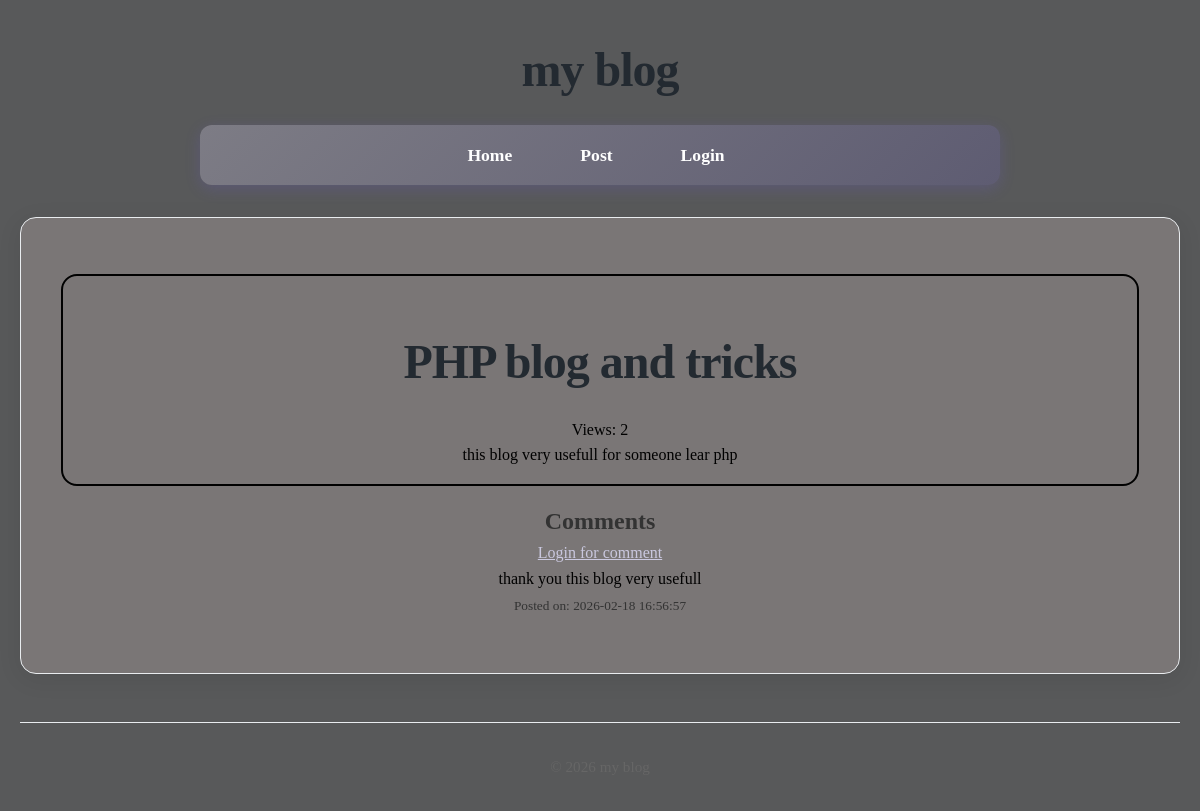
The page /post/2 on the database as committed earlier.
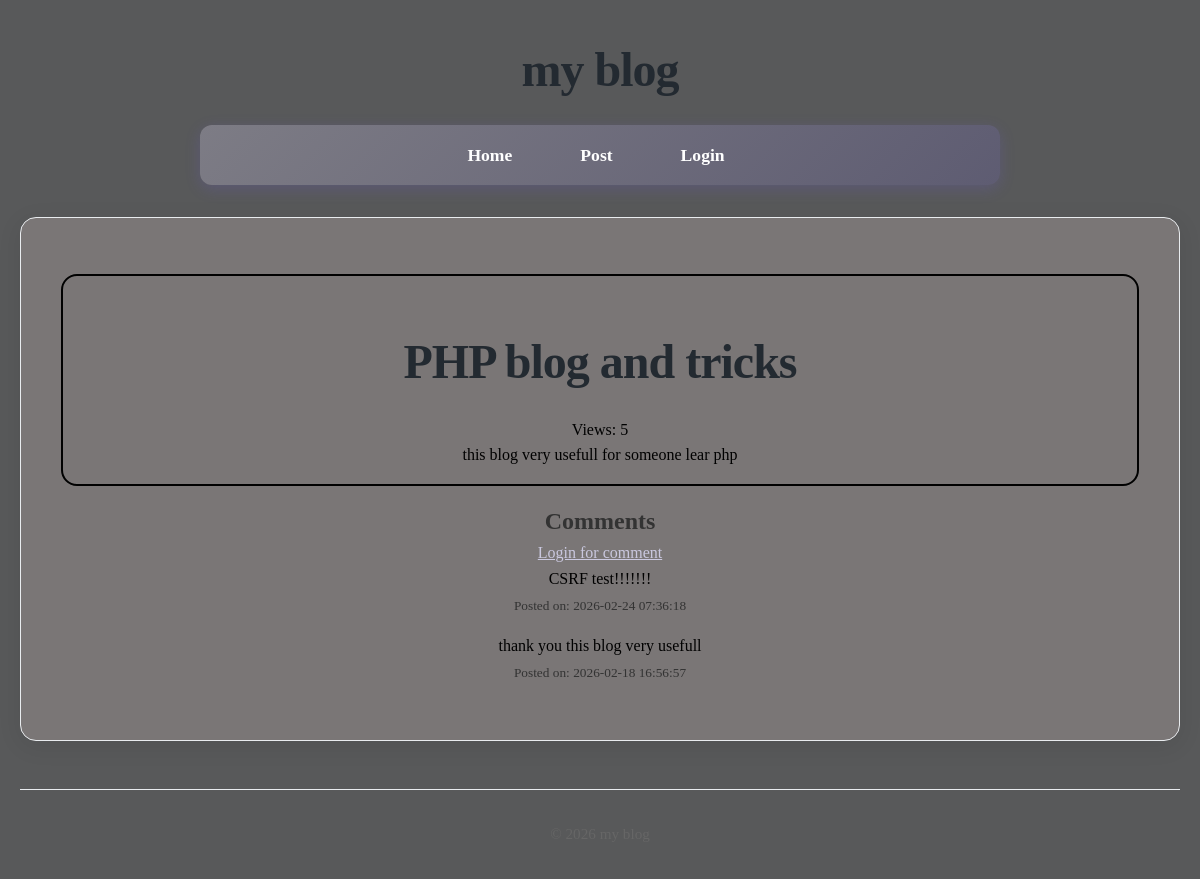
The same page on the database as committed later.
### tables this page shows
CREATE TABLE posts(
    id INTEGER PRIMARY KEY AUTOINCREMENT,
    title TEXT NOT NULL,
    content TEXT NOT NULL,
    views INTEGER DEFAULT 0,
    user_id INTEGER NOT NULL,
    created_at DATETIME DEFAULT CURRENT_TIMESTAMP,
    FOREIGN KEY (user_id) REFERENCES users (id)
);

CREATE TABLE comments(
    id INTEGER PRIMARY KEY AUTOINCREMENT,
    content TEXT NOT NULL,
    user_id INTEGER NOT NULL,
    post_id INTEGER NOT NULL,
    created_at DATETIME DEFAULT CURRENT_TIMESTAMP,
    FOREIGN KEY (user_id) REFERENCES users (id),
    FOREIGN KEY (post_id) REFERENCES posts (id)
);

### core/Router.php (called while the page is built, shortened)
<?php
class Router{
    protected array $routes = [];
    protected array $globalMiddleware = [];
    protected array $routeMiddleware = [];
    public function add(string $method ,string $uri ,string $controller , array $middlewares = []): void{
        $this->routes[] = [
            'method' => $method,
            'uri' => $uri,
            'controller' => $controller,
            'middlewares' => $middlewares
        ];
    }
    public function addGlobalMiddleware(string $middleware):void {
        $this->globalMiddleware[] = $middleware;
    }
    public function addRouteMiddleware(string $name,string $middleware):void {
        $this->routeMiddleware[$name] = $middleware;
    }
    public function dispatch(string $uri ,string $method){
        $route = $this->findRoute($uri , $method);
        $middlewares = [
            ...$this->globalMiddleware,
            ...array_map(fn($name)=>$this->routeMiddleware[$name],$route['middlewares'])
        ];
       return $this->runMiddleware(
        $middlewares,
        function () use ($route) {
            [$controller , $action] = explode('@' , $route['controller']);
            return $this->callAction($controller , $action , $route['params']);
        }
       );
    }
    protected function runMiddleware(array $middlewares , callable $target): mixed{
        $next = $target;
        foreach(array_reverse($middlewares) as $middleware){
            $next = function() use ($middleware , $next){
                error_log("Middle ware : running $middleware");
                return (new $middleware)->handle($next);
            };
        }
        return $next();
    }
    protected function findRoute(string $uri , string $method): ?array{
        foreach($this->routes as $route){
            $params = $this->matchRoute($route['uri'] , $uri);
            if($params !== null && $route['method'] === $method){
                return [...$route , 'params' => $params];
            }
        }
        return null;
    }
    protected function matchRoute(string $routeUri,string $requestUri): ?array{
        $routeSegments = explode('/', trim($routeUri,'/'));
        $requestSegments = explode('/', trim($requestUri,'/'));
        if(count($routeSegments) !== count($requestSegments)){
            return null;
        }
        $params = [];
        foreach($routeSegments as $index => $routeSegment){
            if(str_starts_with($routeSegment,'{') && str_ends_with($routeSegment,'}')){
                $params[trim($routeSegment,'{}')] = $requestSegments[$index];
            }elseif($routeSegment !== $requestSegments[$index]){
                return null;
            }
        }
        return $params;
    }
    protected function callAction(string $controller,string $action,array $params): string{
        return (new $controller)->$action(... $params);
    }
}

### app/Services/Auth.php (called while the page is built, shortened)
<?php
class Auth{
    protected static $user = null;
    public static function user(): ?User{
        if(static::$user === null){
            $userId = $_SESSION['user_id'] ?? null;
            static::$user =  $userId ? User::find($userId) : RememberMe::user();
        }
        return static::$user;
    }
}

### app/Services/RememberMe.php (called while the page is built, shortened)
<?php
class RememberMe{
    public static function user(): ?User{
        $tokenString = $_COOKIE[static::COOKIE_NAME] ?? null;
        if(!$tokenString){
            return null;
        }
        $token = RememberToken::findValid($tokenString);
        $user = User::find($token->user_id);
        return $user;
    }
}

### app/Services/CSRF.php (called while the page is built, shortened)
<?php
class CSRF {
    public static function verify(?string $token = null): bool{
        $method = $_SERVER['REQUEST_METHOD'];
        if(in_array($method, ['GET','HEAD','OPTIONS'])){
            return true;
        }
        return false;
    }
}

### core/App.php (called while the page is built, shortened)
<?php
class App{
    protected static $container = [];
    public static function bind(string $key, mixed $value): void{
        static::$container[$key] = $value;
    }
    public static function get(string $key): mixed{
        return static::$container[$key];
    }
}

### core/Model.php (called while the page is built, shortened)
<?php
abstract class Model{
    protected static string $table;
    public static function find(mixed $id): ?static
{
    $db = App::get('database');
    $result = $db->fetch(
        "SELECT * FROM " . static::$table . " WHERE id = ?",
        [$id],
        static::class
    );
    return $result;
}
}

### core/DataBase.php (called while the page is built, shortened)
<?php
class DataBase{
    protected $pdo;
    public function __construct(array $config){
        try {
            $dsn = $this->createDsn($config);
            $username = $config['username'] ?? null;
            $password = $config['password'] ?? null;
            $options = $config['options'] ?? null;
            $this->pdo = new PDO($dsn , $username , $password , $options);
            $this->pdo->setAttribute(PDO::ATTR_ERRMODE,PDO::ERRMODE_EXCEPTION);
        } catch (PDOException $e) {
            throw new Exception("Could not connect to the database:" . $e);
        }
    }
    protected function createDsn(array $config): string{
        $driver = $config['driver'];
        $dbname = $config['dbname'];
        return match ($driver) {
            'sqlite' => "sqlite:$dbname",
            default => throw new Exception("Unsupported database driver: $driver") ,
        };
    }
    public function query(string $sql, array $params = []): PDOStatement{
        $stmt = $this->pdo->prepare($sql);
        $stmt->execute($params);
        return $stmt;
    }
    public function fetchAll(string $sql,array $params = [], ?string $classname = null): array{
        $stmt = $this->query($sql,$params);
        return $classname ? $stmt->fetchAll(PDO::FETCH_CLASS , $classname) : $stmt->fetchAll(PDO::FETCH_ASSOC);
    }
    public function fetch(string $query, array $params = [], ?string $class = null)
{
    $stmt = $this->query($query, $params);
    if ($class) {
        $result = $stmt->fetchObject($class);
        return $result === false ? null : $result;
    }
    $result = $stmt->fetch(PDO::FETCH_ASSOC);
    return $result === false ? null : $result;
}
}

### app/Controllers/PostController.php (called while the page is built, shortened)
<?php
class PostController{
    public function show($id)
{
    $post = Post::find($id);
    $comments = Comment::forPost($id);
    return View::render(
        template: 'post/show',
        layout: 'layouts/main',
        data: [
            'post' => $post,
            'comments' => $comments,
            'user' => Auth::user()
        ]
    );
}
}

### app/Middlewares/CSRF.php (called while the page is built, shortened)
<?php
class CSRF implements MiddleWare{
    public function handle(callable $next){
      return $next();
    }
}

### app/Middlewares/View.php (called while the page is built, shortened)
<?php
class View implements MiddleWare{
    public function handle(callable $next){
      return $next();
    }
}

### app/Models/Comment.php (called while the page is built, shortened)
<?php
class Comment extends Model{
    public static function forPost($postId): array{
        $db = App::get('database');
        return $db->fetchAll(
            "SELECT * FROM comments WHERE post_id = ? ORDER BY created_at DESC ",
            [$postId],
            static::class
        );
    }
}

### core/View.php (called while the page is built, shortened)
<?php
class View{
    protected static $globals = [];
    public static function share(string $key , mixed $value): void{
        static::$globals[$key] = $value;
    }
    public static function render(string $template , array $data = [] , $layout = null): string{
        $data = [...static::$globals , ...$data];
        $content = static::renderTemplate($template, $data);
        return static::renderLayout($layout , $data, $content);
    }
    protected static function renderTemplate(string $template , array $data): string{
        extract($data);
        $path = dirname(__DIR__) . "/app/Views/$template.php";
        require $path;
        return ob_get_clean();
    }
     protected static function renderLayout(?string $template , array $data, string $content):string{
        extract([...$data , 'content' =>$content]);
        $path = dirname(__DIR__) . "/app/Views/$template.php";
        require $path;
        return ob_get_clean();
    }
}

### app/Views/post/show.php (the view)
<article class="article-blog">
    <h1 class="title-blog"><?= htmlspecialchars($post->title); ?></h1>
    <p class="view-blog">Views: <?= $post->views ?></p>
    <p class="content-blog">
        <?= nl2br(htmlspecialchars($post->content)) ?>
    </p>
</article>
<section>
    <h2 id="comments">Comments</h2>
    <?php if($user): ?>
        <form action="/post/<?= $post->id ?>/comment" method="POST" >
        <?= csrf_token() ?>
        <textarea name="content" rows="3" style="resize: none;"></textarea>
        <button type="submit">Send</button>
        </form>
    <?php else: ?>
    <p><a href="/login">Login for comment</a></p>
    <?php endif; ?>
    <?php foreach($comments as $comment): ?>
        <div class="div-comment">
            <p class="p-comment">
                <?= nl2br(htmlspecialchars($comment->content)) ?>
            </p>
            <small>Posted on: <?= $comment->created_at ?></small>
        </div>
    <?php endforeach; ?>
</section>

### public/index.php (shortened to what this page needs)
<?php
$router = new Router();
$uri = parse_url($_SERVER['REQUEST_URI'])['path'];
$method = $_SERVER['REQUEST_METHOD'];
echo $router->dispatch($uri,$method);

### app/Views/layouts/main.php (shortened to what this page needs)
<!DOCTYPE html>
<html lang="en">
<head>
    <link rel="stylesheet" href="/style/style-form.css" />
    <link rel="stylesheet" href="/style/style-main.css" />
</head>
<body>
    <h1>my blog</h1>
    <nav>
        <a href="/">Home</a>
        <a href="/../post">Post</a>
       <?php if($user): ?>
            <form action="/logout" method="POST">
                <?= csrf_token() ?>
                <button>Logout (<?= $user->email ?>)</button>
            </form>
        <?php else: ?>
                <a href="/login">Login</a>
        <?php endif; ?>
    </nav>
    <main>
        <section>
            <p><?=$content ?></p>
        </section>
    </main>
    <footer>
        <p> &copy; <?= date('Y') ?> my blog </p>
    </footer>
</body>
</html>

### public/style/style-form.css (style rules this page uses)
body { text-align: center; align-items: center; justify-content: center; }

### public/style/style-main.css (style rules this page uses)
* { margin: 0; padding: 0; box-sizing: border-box; }
body { font-family: Cambria, Cochin, Georgia, Times, 'Times New Roman', serif; line-height: 1.6; color: #333; background-color: #58595a; max-width: 1200px; margin: 0 auto; padding: 0 20px; }
h1 { text-align: center; margin: 2rem 0 1rem; font-size: 3rem; color: #232a31; font-weight: 700; letter-spacing: -1px; }
h1::after { margin-left: 10px; }
nav { background: linear-gradient(135deg, #7d7c85 0%, #5e5c72 100%); padding: 1rem; border-radius: 12px; margin: 1rem auto 2rem; box-shadow: 0 4px 15px rgba(108, 92, 231, 0.2); max-width: 800px; }
nav a { color: white; text-decoration: none; font-weight: 600; padding: 0.8rem 1.5rem; margin: 0 0.5rem; border-radius: 8px; transition: all 0.3s ease; font-size: 1.1rem; }
nav a:first-child { margin-left: 0; }
main { background-color: rgb(122, 118, 118); padding: 2.5rem; border-radius: 16px; box-shadow: 0 5px 25px rgba(0, 0, 0, 0.08); margin-bottom: 3rem; min-height: 400px; border: 1px solid #e9ecef; }
footer { text-align: center; padding: 2rem; color: #666; border-top: 1px solid #e9ecef; margin-top: 2rem; font-size: 0.95rem; }
footer p { display: flex; align-items: center; justify-content: center; gap: 8px; }
article { margin-bottom: 1rem; margin-top: 1rem; padding: 1rem; border: 1px solid gray; border-radius: 1rem; transition: 300ms ease-in; }
body { animation: fadeIn 0.5s ease-out; }
a { color: #cac8df; transition: color 0.3s ease; }
main > * { transition: transform 0.2s ease; }
.div-comment { margin-bottom: 1rem; }
.p-comment { color: black; }
.article-blog { border: 2px solid black; color: black; }

Rows that differ between the two databases and show on the page:
changed posts "PHP blog and tricks": views "2" → "5"
added comments: content "CSRF test!!!!!!!", created_at "2026-02-24 07:36:18"
